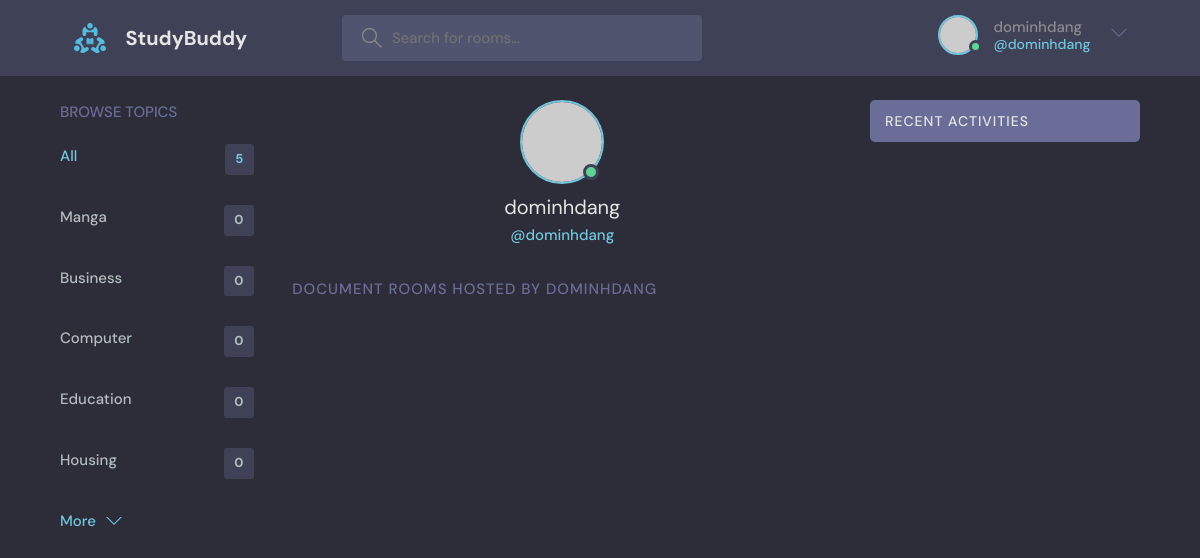
/profile/1/ (signed in), run on the app's committed database.
### base/models.py (models this page shows, shortened)
class Topic(models.Model):
    name = models.CharField(max_length=200)

### base/views.py (the view)
# urls.py: path('profile/<str:pk>/', views.userProfile, name='profile'),
def userProfile(request, pk):
    topics = Topic.objects.all()
    user = User.objects.get(id=pk)
    documents = user.document_set.all()
    comments = user.comment_set.all()
    context = {'user': user, 'documents': documents,
               'topics': topics, 'comments': comments}
    return render(request, 'base/profile.html', context)

### base/templates/base/profile.html (shortened to what this page needs)
{% extends 'main.html' %}
{% block content %}
<main class="profile-page layout layout--3">
  <div class="container">
    {% include 'base/topic_component.html' %}
    <div class="roomList">
      <div class="profile">
        <div class="profile__avatar">
          <div class="avatar avatar--large active">
            <img src="https://randomuser.me/api/portraits/men/11.jpg" alt="" />
          </div>
        </div>
        <div class="profile__info">
          <h3>{{user.username}}</h3>
          <p>@{{user.username}}</p>
        </div>
      </div>
      <div class="roomList__header">
        <div>
          <h2>Document Rooms Hosted by {{user.username}}</a>
          </h2>
        </div>
      </div>
    </div>
    {% include 'base/activity_component.html' %}
  </div>
</main>
{% endblock content %}

### templates/navbar.html (shortened to what this page needs)
{% load static %}
<header class="header header--loggedIn">
    <div class="container">
        <a href="{% url 'home' %}" class="header__logo">
            <img src="{% static 'images/logo.svg' %}" />
            <h1>StudyBuddy</h1>
        </a>
        <form class="header__search" method="GET" action {% url 'home' %}>
            <label>
                <input name="q" placeholder="Search for rooms..." />
            </label>
        <nav class="header__menu">
            {% if request.user.is_authenticated %}
            <div class="header__user">
                <a href="{% url 'profile' request.user.id %}">
                    <div class="avatar avatar--medium active">
                        <img src="https://randomuser.me/api/portraits/men/37.jpg" />
                    </div>
                    <p>{{request.user.username}} <span>@{{request.user.username}}</span></p>
                </a>
                <button class="dropdown-button">
                    <svg version="1.1" xmlns="http://www.w3.org/2000/svg" width="32" height="32" viewBox="0 0 32 32">
                        <title>chevron-down</title>
                        <path d="M16 21l-13-13h-3l16 16 16-16h-3l-13 13z"></path>
                    </svg>
                </button>
            </div>
            {% else %}
            <a href={% url 'login' %}>
                <img src="{% static 'images/avatar.svg' %}" />
                <p>Login</p>
            </a>
            {% endif %}
        </nav>
    </div>
</header>

### base/templates/base/topic_component.html
<div class="topics">
    <div class="topics__header">
      <h2>Browse Topics</h2>
    </div>
    <ul class="topics__list">
      <li>
        <a href="{% url 'home' %}" class="active">All <span>{{topics.count}}</span></a>
      </li>
      {% for topic in topics %}
      <li>
        <a href="{% url 'home' %}?q={{topic.name}}">{{topic.name}} <span>{{topic.document_set.all.count}}</span></a>
      </li>
      {% endfor %}
    </ul>
    <a class="btn btn--link" href="topics.html">
      More
      <svg version="1.1" xmlns="http://www.w3.org/2000/svg" width="32" height="32" viewBox="0 0 32 32">
        <title>chevron-down</title>
        <path d="M16 21l-13-13h-3l16 16 16-16h-3l-13 13z"></path>
      </svg>
    </a>
  </div>

### data on the page
Topic: name "Manga", document_set.all.count "0"
Topic: name "Business", document_set.all.count "0"
Topic: name "Computer", document_set.all.count "0"
Topic: name "Education", document_set.all.count "0"
Topic: name "Housing", document_set.all.count "0"

### other printed values
{{ request.user.username }} "dominhdang"
{{ topics.count }} "5"
{{ user.username }} "dominhdang"
{{ user.username }} "DOMINHDANG"
